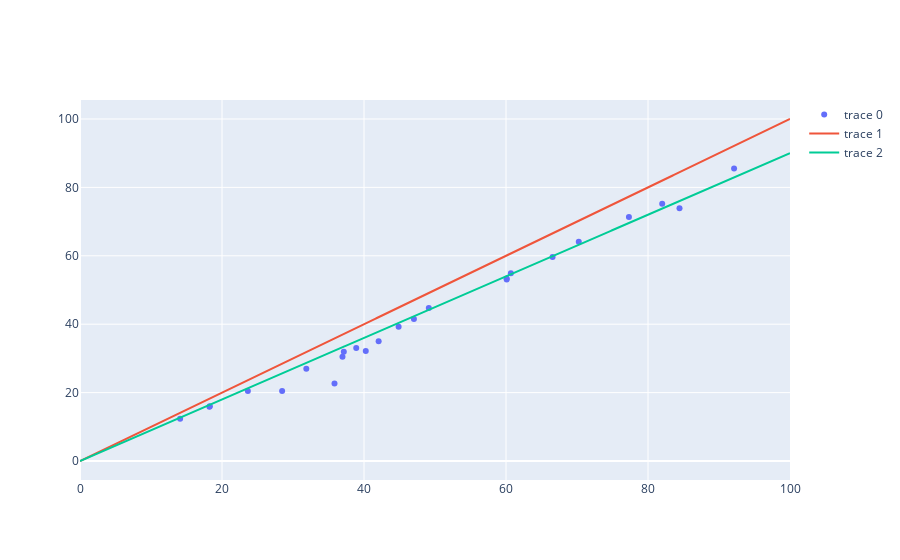

The cell this chart's notebook holds for it:
### Code cell
def pointsize(starts):
    return [0.02 if x<10 else 0.04 if x>25 else 0.08 for x in starts]
pointsize(testdf['Starts'])
xx = np.linspace(0,100,1000)
import plotly.express as px
import plotly.graph_objects as go
fig=go.Figure()
fig.add_trace(go.Scatter(x=testdf['Ps A/90'],y=testdf['Ps C/90'],mode='markers',text=[testdf['Name']+" "+testdf['Position']]))
fig.add_trace(go.Scatter(x=xx,y=xx,text=None))
fig.add_trace(go.Scatter(x=xx,y=0.9*xx))
fig.show()

### Figure 1 — Plotly figure (JSON) as saved in the notebook; plotly's stock layout.template omitted (floating-point values rounded to 4 significant figures; data arrays with more than 128 entries replaced by an {"elided": "..."} marker saying what was removed)
{"data": [{"mode": "markers", "text": ["0                             Riccardo Galli GK\n1                            Stefano Minelli GK\n2                        Daniele Capelli D (RC)\n3                        Carlo Pelagatti D (RC)\n4                           Matteo Lovato D (C)\n5                       NicolÃ² Cherubin D (LC)\n6                     Ivan Rondanini D/WB/M (R)\n7                      Manuel Daffara D/WB (RL)\n8       NicolÃ² Fazzi D/WB (RL), M (RC), AM (R)\n9                       JoÃ«l Baraye D/WB/M (L)\n10              Manuel Nicoletti D (LC), WB (L)\n11                            Ronaldo DM, M (C)\n12                      Davide Buglio DM, M (C)\n13                    Christian Oliva DM, M (C)\n14                       Umberto Germano M (RC)\n15                      Riccardo Serena M (RLC)\n16    Davide Marcandella M (R), AM (RC), ST (C)\n17                    DenÃlson M (L), AM (RLC)\n18               TÃ²fol Montiel M (L), AM (RLC)\n19              Claudio Santini AM (RL), ST (C)\n20                  Massimiliano Pesenti ST (C)\n21                       Benjamin Mokulu ST (C)\n22                       Cristian Bunino ST (C)\n23                        Edoardo Soleri ST (C)\ndtype: object"], "type": "scatter", "x": [35.84, 28.47, 49.12, 47.03, 40.25, 44.88, 66.56, 77.31, 42.06, 60.09, 70.25, 84.44, 82, 60.69, 92.12, 60.09, 31.88, 36.97, 38.91, 37.16, 18.23, 18.28, 23.64, 14.1], "y": [22.67, 20.47, 44.72, 41.53, 32.16, 39.28, 59.66, 71.38, 35, 53.38, 64.12, 73.88, 75.25, 54.88, 85.56, 53.09, 26.95, 30.47, 33.06, 31.95, 15.83, 15.99, 20.48, 12.33]}, {"type": "scatter", "x": {"elided": "1000 float values"}, "y": {"elided": "1000 float values"}}, {"type": "scatter", "x": {"elided": "1000 float values"}, "y": {"elided": "1000 float values"}}], "layout": {}}
